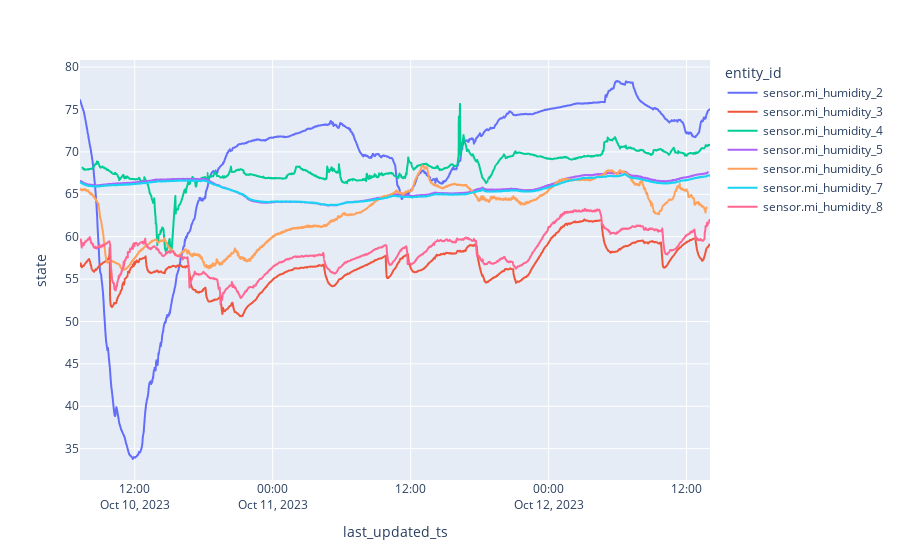

This figure's notebook cell:
### Markdown cell above
From here you can begin plotting

### Code cell
df.sort_values(['entity_id', 'last_updated_ts'], inplace=True)
index = df.entity_id.apply(lambda x: 'humid'in x)#=="sensor.mi_humidity_4"
df[index].plot(x='last_updated_ts', y='state', color='entity_id')

### Figure 1 — Plotly figure (JSON) as saved in the notebook; plotly's stock layout.template omitted (floating-point values rounded to 4 significant figures; data arrays with more than 128 entries replaced by an {"elided": "..."} marker saying what was removed)
{"data": [{"hovertemplate": "entity_id=sensor.mi_humidity_2<br>last_updated_ts=%{x}<br>state=%{y}<extra></extra>", "legendgroup": "sensor.mi_humidity_2", "line": {"color": "#636efa", "dash": "solid"}, "marker": {"symbol": "circle"}, "mode": "lines", "name": "sensor.mi_humidity_2", "showlegend": true, "type": "scattergl", "x": {"elided": "1704 str values"}, "xaxis": "x", "y": {"elided": "1704 float values"}, "yaxis": "y"}, {"hovertemplate": "entity_id=sensor.mi_humidity_3<br>last_updated_ts=%{x}<br>state=%{y}<extra></extra>", "legendgroup": "sensor.mi_humidity_3", "line": {"color": "#EF553B", "dash": "solid"}, "marker": {"symbol": "circle"}, "mode": "lines", "name": "sensor.mi_humidity_3", "showlegend": true, "type": "scattergl", "x": {"elided": "912 str values"}, "xaxis": "x", "y": {"elided": "912 float values"}, "yaxis": "y"}, {"hovertemplate": "entity_id=sensor.mi_humidity_4<br>last_updated_ts=%{x}<br>state=%{y}<extra></extra>", "legendgroup": "sensor.mi_humidity_4", "line": {"color": "#00cc96", "dash": "solid"}, "marker": {"symbol": "circle"}, "mode": "lines", "name": "sensor.mi_humidity_4", "showlegend": true, "type": "scattergl", "x": {"elided": "1229 str values"}, "xaxis": "x", "y": {"elided": "1229 float values"}, "yaxis": "y"}, {"hovertemplate": "entity_id=sensor.mi_humidity_5<br>last_updated_ts=%{x}<br>state=%{y}<extra></extra>", "legendgroup": "sensor.mi_humidity_5", "line": {"color": "#ab63fa", "dash": "solid"}, "marker": {"symbol": "circle"}, "mode": "lines", "name": "sensor.mi_humidity_5", "showlegend": true, "type": "scattergl", "x": {"elided": "2858 str values"}, "xaxis": "x", "y": {"elided": "2858 float values"}, "yaxis": "y"}, {"hovertemplate": "entity_id=sensor.mi_humidity_6<br>last_updated_ts=%{x}<br>state=%{y}<extra></extra>", "legendgroup": "sensor.mi_humidity_6", "line": {"color": "#FFA15A", "dash": "solid"}, "marker": {"symbol": "circle"}, "mode": "lines", "name": "sensor.mi_humidity_6", "showlegend": true, "type": "scattergl", "x": {"elided": "3431 str values"}, "xaxis": "x", "y": {"elided": "3431 float values"}, "yaxis": "y"}, {"hovertemplate": "entity_id=sensor.mi_humidity_7<br>last_updated_ts=%{x}<br>state=%{y}<extra></extra>", "legendgroup": "sensor.mi_humidity_7", "line": {"color": "#19d3f3", "dash": "solid"}, "marker": {"symbol": "circle"}, "mode": "lines", "name": "sensor.mi_humidity_7", "showlegend": true, "type": "scattergl", "x": {"elided": "2508 str values"}, "xaxis": "x", "y": {"elided": "2508 float values"}, "yaxis": "y"}, {"hovertemplate": "entity_id=sensor.mi_humidity_8<br>last_updated_ts=%{x}<br>state=%{y}<extra></extra>", "legendgroup": "sensor.mi_humidity_8", "line": {"color": "#FF6692", "dash": "solid"}, "marker": {"symbol": "circle"}, "mode": "lines", "name": "sensor.mi_humidity_8", "showlegend": true, "type": "scattergl", "x": {"elided": "1718 str values"}, "xaxis": "x", "y": {"elided": "1718 float values"}, "yaxis": "y"}], "layout": {"legend": {"title": {"text": "entity_id"}, "tracegroupgap": 0}, "margin": {"t": 60}, "xaxis": {"anchor": "y", "domain": [0, 1], "title": {"text": "last_updated_ts"}}, "yaxis": {"anchor": "x", "domain": [0, 1], "title": {"text": "state"}}}}
